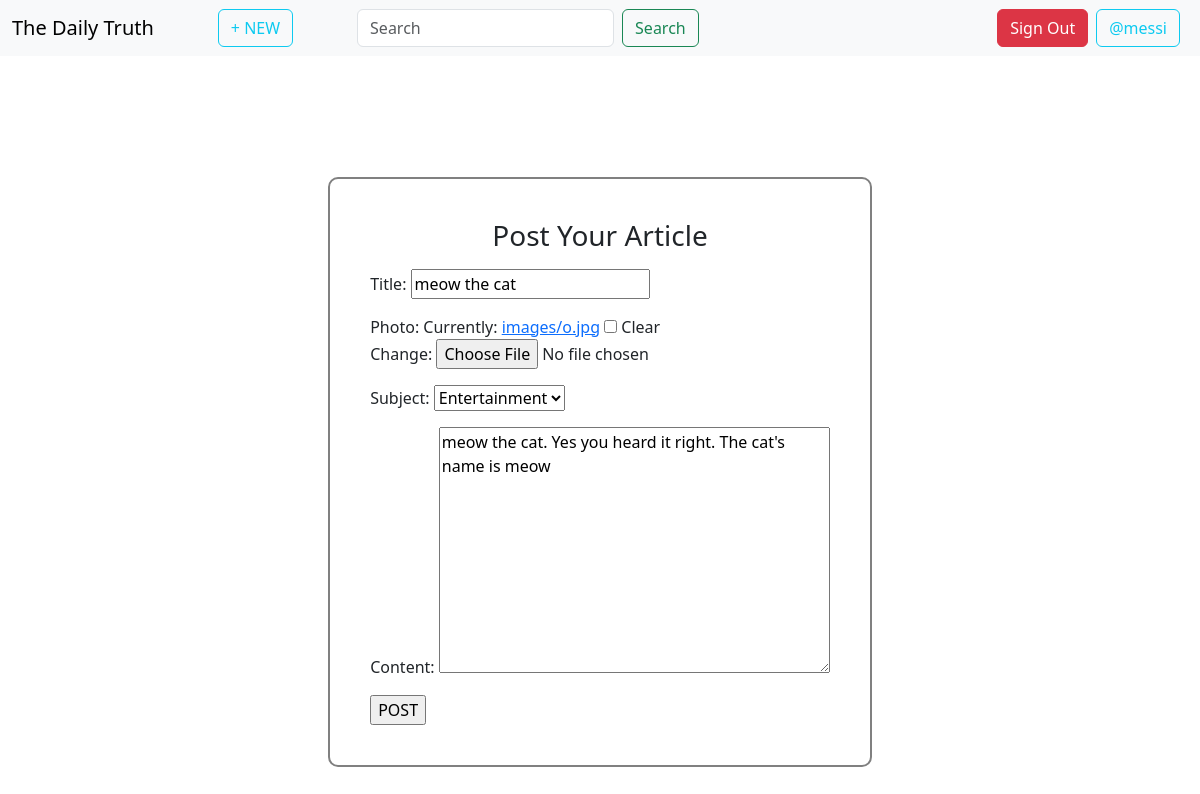
Page /update/5/ (signed in) on the committed database.
### base/models.py (models this page shows, shortened)
class BlogPost(models.Model):
    SUBJECT_CHOICES = [
        ('POLITICAL', 'Political'),
        ('ENTERTAINMENT', 'Entertainment'),
        ('ECONOMICS', 'Economics'),
        ('EDUCATION', 'Education'),
        ('SCIENCE', 'Science'),
        ('SPORTS', 'Sports'),
        ('INTERNATIONAL', 'International'),
        ('COOKING', 'Cooking'),
        ('WEATHER', 'Weather'),
        ('TECH', 'Tech'),
    ]
    user = models.ForeignKey(User, on_delete=models.CASCADE)
    photo=models.ImageField(upload_to='images',null=True,blank=True)
    title = models.CharField(max_length=200)
    subject = models.CharField(choices=SUBJECT_CHOICES, max_length=100)
    content = models.TextField(max_length=1000)
    created_at = models.DateTimeField(auto_now_add=True)
    class Meta:
        ordering = ['-created_at']

### base/views.py (the view)
# urls.py: path('update/<int:pk>/',PostUpdate.as_view(),name="update")
class PostUpdate(LoginRequiredMixin,UpdateView):
    model=BlogPost
    fields=['title','photo','subject','content']
    template_name="update.html"
    success_url=reverse_lazy('home')
    login_url=reverse_lazy('login')

### base/template/base/update.html (shortened to what this page needs)
{% extends "layout.html" %}
{% block content %}
<div class="container">
    <div class="parent">
        <div class="child">
            <div class="header mb-2"><h3>Post Your Article</h3></div>
            <form action="" method="POST" enctype="multipart/form-data">
                {{form.as_p}}
                <input type="submit" value="POST">
            </form>
        </div>
    </div>
</div>
{% endblock %}

### template/navbar.html (shortened to what this page needs)
<nav class="navbar navbar-expand-lg bg-body-tertiary mb-3">
    <div class="container-fluid">
      <a class="navbar-brand" href="{% url 'home'%}">The Daily Truth</a>
      <div class="collapse navbar-collapse" id="navbarSupportedContent">
        <ul class="navbar-nav me-auto mb-2 mb-lg-0">
          <li class="nav-item mx-5">
            <a class="btn btn-outline-info" aria-current="page" href="{% url 'create_post'%}">+ NEW</a>
          </li>
          <form class="d-flex mx-3" role="search">
            <input class="form-control me-2" name="q" type="search" placeholder="Search" aria-label="Search">
            <button class="btn btn-outline-success" type="submit">Search</button>
          </form>
        </ul>
        {% if user.is_authenticated %}
          <a href="{% url 'logout'%}" class="btn btn-danger">Sign Out</a>
          <a href="{% url 'profile' user.username%}" class="btn btn-outline-info mx-2">{{user.username}}</a>
        {% else %}
          <a href="{% url 'signup'%}" class="btn btn-primary mx-2">Sign Up</a>
          <a href="{% url 'login'%}" class="btn btn-success mx-2">Sign In</a>
        {% endif %}
      </div>
    </div>
  </nav>

### base/template/base/update.html (style rules this page uses)
.parent { width: 100%; height: 100vh; display:grid; }
.child { place-self:center; padding:40px; border:2px solid gray; border-radius:10px; display:grid; }
.header { place-self:center; }

### rows in the picture
BlogPost: title "meow the cat", subject "Entertainment", content "meow the cat. Yes you heard it right. The cat's name is meow"

### other values in the picture
{{ user.username }} "@messi"
